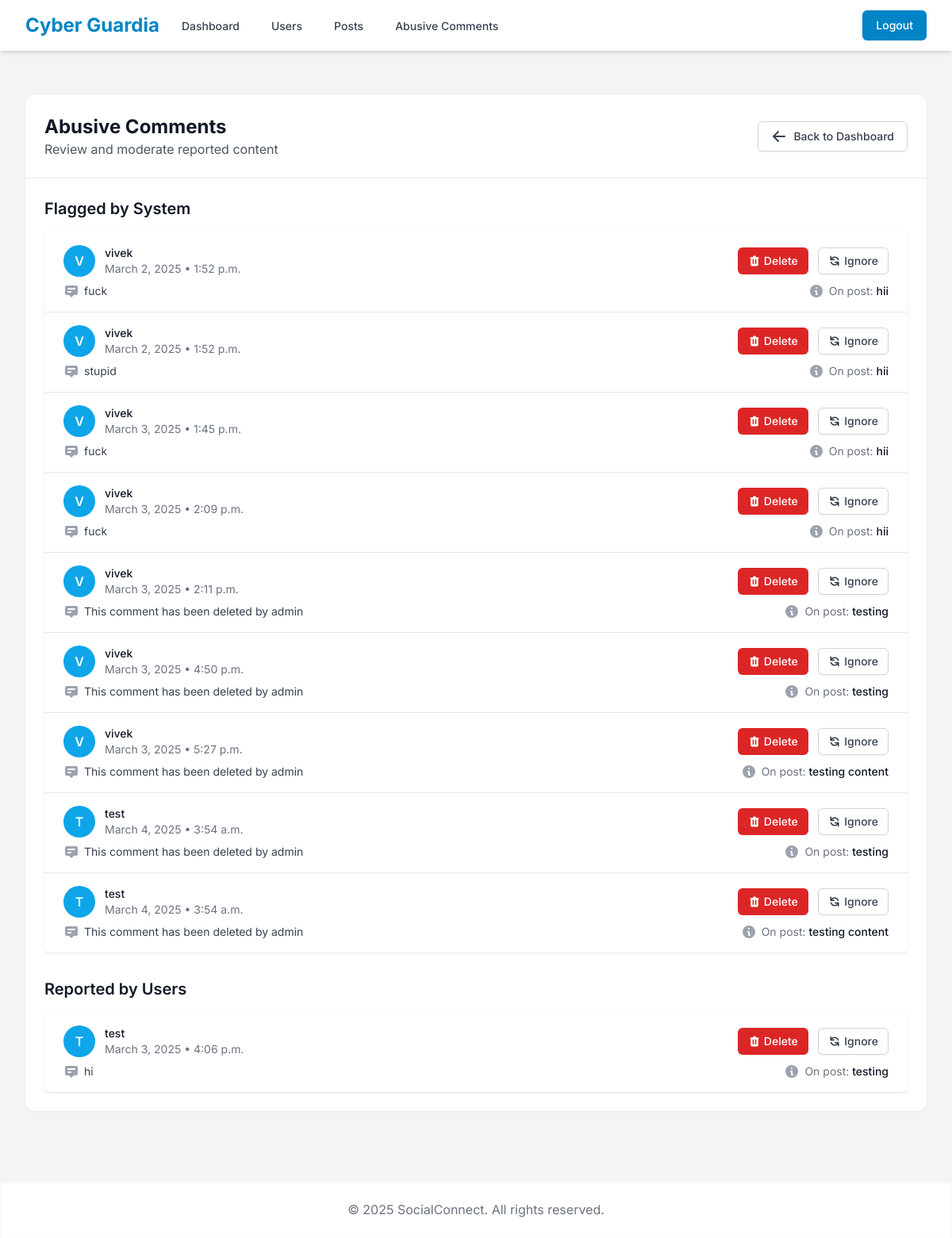
The page /admin_panel/abusive-comments/ (signed in) on the database as committed earlier.
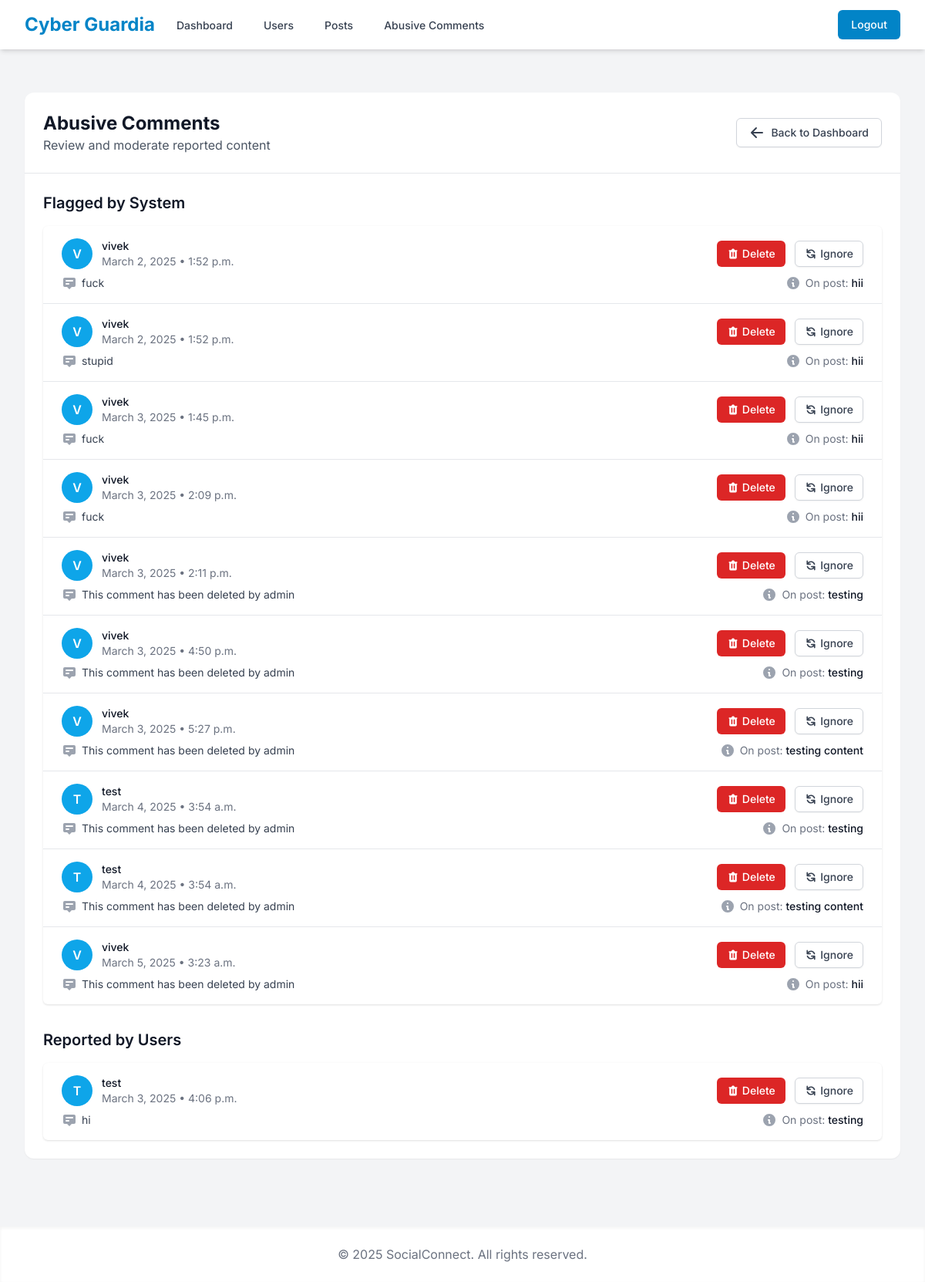
The same page on the database as committed later.
### posts/models.py (models this page shows, shortened)
class Comment(models.Model):
    user = models.ForeignKey(User, on_delete=models.CASCADE)
    post = models.ForeignKey(Post, on_delete=models.CASCADE, related_name="comments")
    text = models.TextField()
    created_at = models.DateTimeField(auto_now_add=True)
    flagged = models.BooleanField(default=False)
    reported = models.BooleanField(default=False)

class Post(models.Model):
    user = models.ForeignKey(User, on_delete=models.CASCADE)
    content = models.TextField(blank=True)
    image = models.ImageField(upload_to='post_images/', blank=True, null=True)
    created_at = models.DateTimeField(auto_now_add=True)

### admin_panel/views.py (the view)
# urls.py: path('abusive-comments/', views.abusive_comments, name='abusive_comments'),
@never_cache
@user_passes_test(is_admin)
@login_required
def abusive_comments(request):
    flagged_comments = Comment.objects.filter(flagged=True)
    reported_comments = Comment.objects.filter(reported=True)
    return render(request, 'admin_panel/abusive_comments.html', {'flagged_comments': flagged_comments, 'reported_comments': reported_comments})

### admin_panel/views.py (called while the page is built)
def is_admin(user):
    return user.is_superuser

### admin_panel/templates/admin_panel/abusive_comments.html (shortened to what the changed rows need)
{% extends 'base.html' %}
{% block content %}
<div class="max-w-7xl mx-auto px-4 sm:px-6 lg:px-8 py-8">
    <div class="bg-white dark:bg-gray-800 rounded-xl shadow-sm overflow-hidden">
        <div class="p-6 border-b border-gray-200 dark:border-gray-700 flex justify-between items-center">
            <div>
                <h2 class="text-2xl font-bold text-gray-900 dark:text-white">Abusive Comments</h2>
            </div>
        </div>
        <div class="p-6">
            <div class="mb-8">
                <h2 class="text-xl font-semibold text-gray-900 dark:text-white mb-4">Flagged by System</h2>
                <div class="bg-white dark:bg-gray-800 shadow overflow-hidden sm:rounded-md">
                    <ul class="divide-y divide-gray-200 dark:divide-gray-700">
                        {% for comment in flagged_comments %}
                        <li>
                            <div class="px-4 py-4 sm:px-6">
                                <div class="flex items-center justify-between">
                                    <div class="flex items-center">
                                        <div class="h-10 w-10 rounded-full bg-primary-500 flex items-center justify-center text-white font-semibold mr-3">
                                            {{ comment.user.username.0|upper }}
                                        </div>
                                        <div>
                                            <p class="text-sm font-medium text-gray-900 dark:text-white">{{ comment.user.username }}</p>
                                            <p class="text-sm text-gray-500 dark:text-gray-400">
                                                {{ comment.created_at|date:"F j, Y • g:i a" }}
                                            </p>
                                        </div>
                                    </div>
                                    <div>
                                        <form action="{% url 'delete_comment' comment.id %}" method="POST" class="inline-block">
                                            <button type="submit" class="inline-flex items-center px-3 py-2 border border-transparent text-sm leading-4 font-medium rounded-md text-white bg-red-600 hover:bg-red-700 focus:outline-none focus:ring-2 focus:ring-offset-2 focus:ring-red-500">
                                                Delete
                                            </button>
                                        </form>
                                        <button class="ml-2 inline-flex items-center px-3 py-2 border border-gray-300 dark:border-gray-600 shadow-sm text-sm leading-4 font-medium rounded-md text-gray-700 dark:text-gray-300 bg-white dark:bg-gray-800 hover:bg-gray-50 dark:hover:bg-gray-700 focus:outline-none focus:ring-2 focus:ring-offset-2 focus:ring-primary-500">
                                            Ignore
                                        </button>
                                    </div>
                                </div>
                                <div class="mt-2 sm:flex sm:justify-between">
                                    <div class="sm:flex">
                                        <p class="flex items-center text-sm text-gray-700 dark:text-gray-300">
                                            {{ comment.text }}
                                        </p>
                                    </div>
                                    <div class="mt-2 flex items-center text-sm text-gray-500 dark:text-gray-400 sm:mt-0">
                                        <p>
                                            On post: <span class="text-gray-900 dark:text-gray-200 font-medium">{{ comment.post.content|truncatechars:50 }}</span>
                                        </p>
                                    </div>
                                </div>
                            </div>
                        </li>
                        {% empty %}
                        <li class="px-4 py-5 sm:px-6 text-center text-gray-500 dark:text-gray-400">
                            No flagged comments found
                        </li>
                        {% endfor %}
                    </ul>
                </div>
            </div>
            <div>
                <h2 class="text-xl font-semibold text-gray-900 dark:text-white mb-4">Reported by Users</h2>
                <div class="bg-white dark:bg-gray-800 shadow overflow-hidden sm:rounded-md">
                    <ul class="divide-y divide-gray-200 dark:divide-gray-700">
                        {% for comment in reported_comments %}
                        <li>
                            <div class="px-4 py-4 sm:px-6">
                                <div class="flex items-center justify-between">
                                    <div class="flex items-center">
                                        <div class="h-10 w-10 rounded-full bg-primary-500 flex items-center justify-center text-white font-semibold mr-3">
                                            {{ comment.user.username.0|upper }}
                                        </div>
                                        <div>
                                            <p class="text-sm font-medium text-gray-900 dark:text-white">{{ comment.user.username }}</p>
                                            <p class="text-sm text-gray-500 dark:text-gray-400">
                                                {{ comment.created_at|date:"F j, Y • g:i a" }}
                                            </p>
                                        </div>
                                    </div>
                                    <div>
                                        <form action="{% url 'delete_comment' comment.id %}" method="POST" class="inline-block">
                                            <button type="submit" class="inline-flex items-center px-3 py-2 border border-transparent text-sm leading-4 font-medium rounded-md text-white bg-red-600 hover:bg-red-700 focus:outline-none focus:ring-2 focus:ring-offset-2 focus:ring-red-500">
                                                Delete
                                            </button>
                                        </form>
                                        <button class="ml-2 inline-flex items-center px-3 py-2 border border-gray-300 dark:border-gray-600 shadow-sm text-sm leading-4 font-medium rounded-md text-gray-700 dark:text-gray-300 bg-white dark:bg-gray-800 hover:bg-gray-50 dark:hover:bg-gray-700 focus:outline-none focus:ring-2 focus:ring-offset-2 focus:ring-primary-500">
                                            Ignore
                                        </button>
                                    </div>
                                </div>
                                <div class="mt-2 sm:flex sm:justify-between">
                                    <div class="sm:flex">
                                        <p class="flex items-center text-sm text-gray-700 dark:text-gray-300">
                                            {{ comment.text }}
                                        </p>
                                    </div>
                                    <div class="mt-2 flex items-center text-sm text-gray-500 dark:text-gray-400 sm:mt-0">
                                        <p>
                                            On post: <span class="text-gray-900 dark:text-gray-200 font-medium">{{ comment.post.content|truncatechars:50 }}</span>
                                        </p>
                                    </div>
                                </div>
                            </div>
                        </li>
                        {% empty %}
                        <li class="px-4 py-5 sm:px-6 text-center text-gray-500 dark:text-gray-400">
                            No reported comments found
                        </li>
                        {% endfor %}
                    </ul>
                </div>
            </div>
        </div>
    </div>
</div>
{% endblock %}

Rows that differ between the two databases and show on the page:
added Comment: user.username.0 "V", user.username "vivek", created_at "March 5, 2025 • 3:23 a.m.", text "This comment has been deleted by admin", post.content "hii", shown under "Flagged by System"
